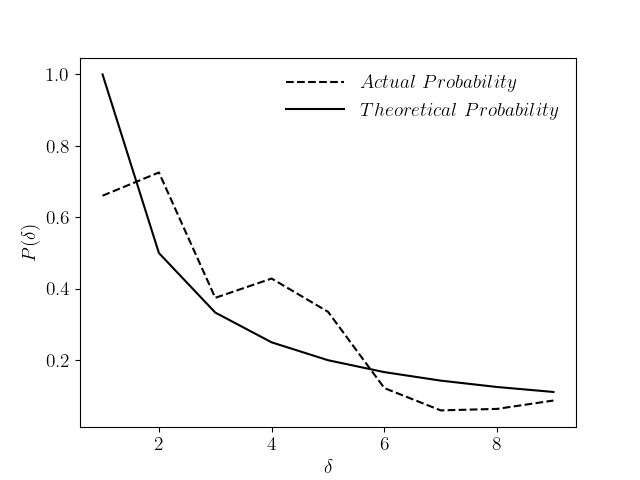

This chart was generated by the following Python code:
#OPEN
import numpy as np
import matplotlib
matplotlib.use('TkAgg')
from matplotlib import rc
import matplotlib.pyplot as plt
x = np.array([1, 2, 3, 4, 5, 6, 7, 8, 9])
y1 = np.array([0.660487805, 0.725528455, 0.374634146, 0.428617886, 0.335609756, 0.12195122, 0.059512195, 0.063739837, 0.087154472])
y2 = 1/x
print(np.mean((y2 - y1)**2))
plt.clf()  # Ensures a clean plotting canvas.
plt.rc('text', usetex=True)
plt.rc('figure', figsize=(1920, 1080))
plt.rc('font', family='serif', serif=['Computer Modern Roman'], size=14)
plt.ylabel("$P(\delta)$")
plt.xlabel("$\delta$")
plt.plot(x, y1, "k--", label='$Actual\ Probability$')
plt.plot(x, y2, "k-", label='$Theoretical\  Probability$')
plt.legend(loc='upper right', frameon=False, handlelength=3)
plt.savefig('3.pdf', format="pdf")
plt.savefig('3.png', format="png")